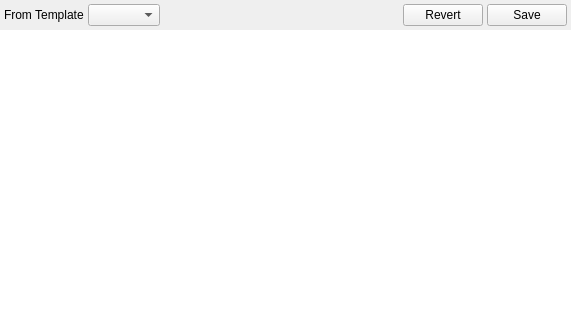
<?xml version="1.0" encoding="UTF-8"?>
<ui version="4.0">
 <class>EditorTabForm</class>
 <widget class="QWidget" name="EditorTabForm">
  <property name="geometry">
   <rect>
    <x>0</x>
    <y>0</y>
    <width>571</width>
    <height>336</height>
   </rect>
  </property>
  <property name="windowTitle">
   <string>Form</string>
  </property>
  <layout class="QVBoxLayout" name="verticalLayout">
   <property name="spacing">
    <number>0</number>
   </property>
   <property name="leftMargin">
    <number>0</number>
   </property>
   <property name="topMargin">
    <number>0</number>
   </property>
   <property name="rightMargin">
    <number>0</number>
   </property>
   <property name="bottomMargin">
    <number>0</number>
   </property>
   <item>
    <layout class="QHBoxLayout" name="horizontalLayout">
     <property name="spacing">
      <number>4</number>
     </property>
     <property name="leftMargin">
      <number>4</number>
     </property>
     <property name="topMargin">
      <number>4</number>
     </property>
     <property name="rightMargin">
      <number>4</number>
     </property>
     <property name="bottomMargin">
      <number>4</number>
     </property>
     <item>
      <widget class="QLabel" name="label">
       <property name="text">
        <string>From Template</string>
       </property>
      </widget>
     </item>
     <item>
      <widget class="QComboBox" name="templateComboBox"/>
     </item>
     <item>
      <spacer name="horizontalSpacer">
       <property name="orientation">
        <enum>Qt::Horizontal</enum>
       </property>
       <property name="sizeType">
        <enum>QSizePolicy::Expanding</enum>
       </property>
       <property name="sizeHint" stdset="0">
        <size>
         <width>40</width>
         <height>20</height>
        </size>
       </property>
      </spacer>
     </item>
     <item>
      <widget class="QPushButton" name="revertButton">
       <property name="text">
        <string>Revert</string>
       </property>
      </widget>
     </item>
     <item>
      <widget class="QPushButton" name="saveButton">
       <property name="text">
        <string>Save</string>
       </property>
      </widget>
     </item>
    </layout>
   </item>
   <item>
    <widget class="CodeEditorWidget" name="textEdit">
     <property name="frameShape">
      <enum>QFrame::NoFrame</enum>
     </property>
     <property name="frameShadow">
      <enum>QFrame::Plain</enum>
     </property>
     <property name="lineWrapMode">
      <enum>QPlainTextEdit::NoWrap</enum>
     </property>
     <property name="readOnly">
      <bool>false</bool>
     </property>
    </widget>
   </item>
  </layout>
 </widget>
 <customwidgets>
  <customwidget>
   <class>CodeEditorWidget</class>
   <extends>QPlainTextEdit</extends>
   <header>View/CodeEditorWidget.h</header>
  </customwidget>
 </customwidgets>
 <resources/>
 <connections/>
</ui>
